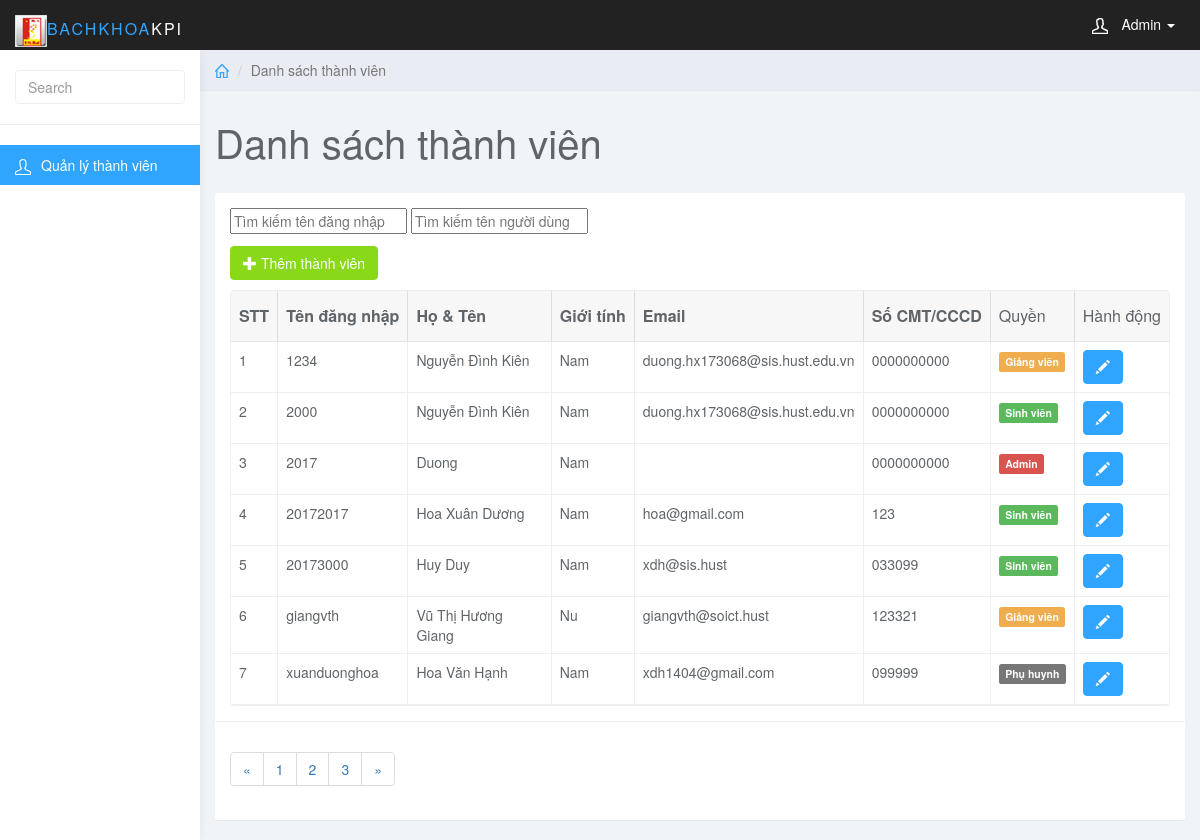
/admin/user.php (signed in), run on the app's committed database.
### tables this page shows
CREATE TABLE `users` (
  `username` varchar(20) NOT NULL,
  `name` varchar(50) NOT NULL,
  `gioitinh` varchar(6) NOT NULL,
  `email` varchar(50) NOT NULL,
  `cmt` varchar(20) NOT NULL,
  `password` varchar(50) NOT NULL,
  `level` tinyint(11) NOT NULL
);

### admin/user.php (the view, shortened to what this page needs)
<!DOCTYPE html>
<html>
<head>
<link href="css/bootstrap.min.css" rel="stylesheet">
<link href="css/datepicker3.css" rel="stylesheet">
<link href="css/bootstrap-table.css" rel="stylesheet">
<link href="css/styles.css" rel="stylesheet">
</head>
<body>
     <?php
	 require_once("../lib/connection.php");?>
	 <nav class="navbar navbar-inverse navbar-fixed-top" role="navigation">
                <div class="container-fluid">
                    <div class="navbar-header">
                        <a class="navbar-brand" href="#"><span><img id="main_text_header_ctl00" src="../images/bk.ico" alt="" style="height:32px;width:32px;">BachKhoa</span>KPI</a>
                        <ul class="user-menu">
                            <li class="dropdown pull-right">
                                <a href="#" class="dropdown-toggle" data-toggle="dropdown"><svg class="glyph stroked male-user"><use xlink:href="#stroked-male-user"></use></svg> Admin <span class="caret"></span></a>
                            </li>
                        </ul>
                    </div>
                </div>
            </nav>
	<div id="sidebar-collapse" class="col-sm-3 col-lg-2 sidebar">
		<form role="search">
			<div class="form-group">
				<input type="text" class="form-control" placeholder="Search">
			</div>
		</form>
		<ul class="nav menu">
			<li class="active"><a href="thanhvien.html"><svg class="glyph stroked male user "><use xlink:href="#stroked-male-user"/></svg>Quản lý thành viên</a></li>
		</ul>
	</div>
	<div class="col-sm-9 col-sm-offset-3 col-lg-10 col-lg-offset-2 main">
		<div class="row">
			<ol class="breadcrumb">
                <li><a href="quan_ly_thanh_vien.php"><svg class="glyph stroked home"><use xlink:href="#stroked-home"></use></svg></a></li>
              <li class="active">Danh sách thành viên</li>
			</ol>
		</div>
		<div class="row">
			<div class="col-lg-12">
				<h1 class="page-header">Danh sách thành viên</h1>
			</div>
		</div>
		<div id="toolbar" class="btn-group">
            <a href="add_user.php" class="btn btn-success">
                <i class="glyphicon glyphicon-plus"></i> Thêm thành viên
            </a>
        </div>
		<div class="row">
			<div class="col-lg-12">
				<div class="panel panel-default">
					<div class="panel-body">
					<div><input type="text" id="myInput" onkeyup="myFunction()" placeholder="Tìm kiếm tên đăng nhập">
	 <input type="text" id="myInputHT" onkeyup="myFunctionHT()" placeholder="Tìm kiếm tên người dùng"></div>
                        <table id="myTable"
                            data-toolbar="#toolbar"
                            data-toggle="table">
						    <thead>
						    <tr>
						        <th data-field="id" data-sortable="true"><b>STT</b></th>
								<th data-field="username" data-sortable="true"><b>Tên đăng nhập</b></th>
						        <th data-field="name"  data-sortable="true"><b>Họ & Tên</b></th>
								<th data-field="gioitinh" data-sortable="true"><b>Giới tính</b></th>
                                <th data-field="email" data-sortable="true"><b>Email</b></th>
								<th data-field="cmt" data-sortable="true"><b>Số CMT/CCCD</b></th>
                                <th>Quyền</th>
                                <th>Hành động</th>
						    </tr>
                            </thead>
                            <tbody>
							<?php
            $stt = 1 ;
            $sql = "SELECT * FROM users";
            $query = mysqli_query($conn,$sql);
            while ($data = mysqli_fetch_array($query)) {
          ?>
            <tr>
              <td scope="row"><?php echo $stt++ ?></td>
              <td><?php echo $data["username"]; ?></td>
              <td><?php echo $data["name"]; ?></td>
			  <td><?php echo $data["gioitinh"]; ?></td>
              <td><?php echo $data["email"]; ?></td>
			  <td><?php echo $data["cmt"]; ?></td>
              <td>
                <?php
                    switch ($data["level"]) {
						case 1: ?>
					<span class="label label-danger">Admin</span>
                      <?php break;
                    case 2:
					?>
					<span class="label label-success">Sinh viên</span>
					<?php break;
                     case 3:
                     ?>
					<span class="label label-default">Phụ huynh</span>
					<?php break;
					case 4:?>
					<span class="label label-warning">Giảng viên</span>
					<?php
					}
                ?>
              </td>
			  <td class="form-group">
                                        <a href="chinh-sua-thanh-vien.php?username=<?php echo $data["username"]; ?>" class="btn btn-primary"><i class="glyphicon glyphicon-pencil"></i></a>
			</td><?php }?>
            </tr>
          </tbody>
						</table>
                    </div>
                    <div class="panel-footer">
                        <nav aria-label="Page navigation example">
                            <ul class="pagination">
                                <li class="page-item"><a class="page-link" href="#">&laquo;</a></li>
                                <li class="page-item"><a class="page-link" href="#">1</a></li>
                                <li class="page-item"><a class="page-link" href="#">2</a></li>
                                <li class="page-item"><a class="page-link" href="#">3</a></li>
                                <li class="page-item"><a class="page-link" href="#">&raquo;</a></li>
                            </ul>
                        </nav>
                    </div>
				</div>
			</div>
		</div>
	</div>
</body>
</html>

### admin/css/styles.css (style rules this page uses)
body { background: #f1f4f7; padding-top: 50px; color: #5f6468; }
a, a:hover, a:focus { color: #30a5ff; }
h1, h2, h3, h4, h5, h6 { color: #5f6468; }
h1 { font-weight: 300; font-size: 40px; }
.form-control { border: 1px solid #eee; box-shadow: none; }
.navbar-header .navbar-brand { color: #fff; font-size: 16px; text-transform: uppercase; font-weight: 500; letter-spacing: 2px; }
.navbar-header .navbar-brand span { color: #30a5ff; }
.btn-primary, .btn-primary:hover, .btn-primary:focus, .btn-primary:active, .btn-primary.active, .open > .dropdown-toggle.btn-primary, .btn-primary.disabled, .btn-primary[disabled], fieldset[disabled] .btn-primary, .btn-primary.disabled:hover, .btn-primary[disabled]:hover, fieldset[disabled] .btn-primary:hover, .btn-primary.disabled:focus, .btn-primary[disabled]:focus, fieldset[disabled] .btn-primary:focus, .btn-primary.disabled:active, .btn-primary[disabled]:active, fieldset[disabled] .btn-primary:active, .btn-primary.disabled.active, .btn-primary[disabled].active, fieldset[disabled] .btn-primary.active { background-color: #30a5ff; border-color: #30a5ff; }
.btn-success, .btn-success:hover, .btn-success:focus, .btn-success:active, .btn-success.active, .open > .dropdown-toggle.btn-success, .btn-success.disabled, .btn-success[disabled], fieldset[disabled] .btn-success, .btn-success.disabled:hover, .btn-success[disabled]:hover, fieldset[disabled] .btn-success:hover, .btn-success.disabled:focus, .btn-success[disabled]:focus, fieldset[disabled] .btn-success:focus, .btn-success.disabled:active, .btn-success[disabled]:active, fieldset[disabled] .btn-success:active, .btn-success.disabled.active, .btn-success[disabled].active, fieldset[disabled] .btn-success.active { background-color: #8ad919; border-color: #8ad919; }
.panel { border: 0; }
.panel-footer { background: #fff; border-top: 1px solid #eee; }
.navbar { border: 0; }
.user-menu { display: inline-block; margin-top: 14px; margin-right: 10px; float: right; list-style: none; padding: 0; }
.user-menu a { color: #fff; }
.sidebar { display: block; background-color: #fff; padding: 0; display: none; }
.sidebar form { padding: 20px 15px 5px 15px; border-bottom: 1px solid #eee; margin-bottom: 20px; }
@media (min-width: 768px) { .sidebar { display: block; position: fixed; top: 50px; bottom: 0; left: 0; z-index: 1000; display: block; margin: 0; padding: 0; overflow-x: hidden; overflow-y: auto; background-color: #fff; box-shadow: 1px 0px 10px rgba(0, 0, 0, .05); } }
@media (min-width: 768px) { .navbar-header { width: 100%; } }
.sidebar ul.nav .active a, .sidebar ul.nav li.parent a.active, .sidebar ul.nav .active > a:hover, .sidebar ul.nav li.parent a.active:hover, .sidebar ul.nav .active > a:focus, .sidebar ul.nav li.parent a.active:focus { color: #fff; background-color: #30a5ff; }
.breadcrumb { border-radius: 0; padding: 10px 15px; background: #e9ecf2; box-shadow: 0 1px 1px rgba(0, 0, 0, .05); margin: 0 ; }
h1.page-header { margin-top: 30px; border-bottom: 0; }
.table { background: #fff; }
.sidebar .glyph, .user-menu .glyph { height: 16px; width: 16px; margin: 0 10px 0 0; stroke-width: 3px; }
.user-menu .glyph { stroke-width: 4px; }
.breadcrumb .glyph { height: 14px; width: 14px; margin: -2px 0 0 0; stroke-width: 4px; }

### data on the page
users: username "1234", name "Nguyễn Đình Kiên", gioitinh "Nam", email "duong.hx173068@sis.hust.edu.vn", cmt "0000000000", level "Giảng viên"
users: username "2000", name "Nguyễn Đình Kiên", gioitinh "Nam", email "duong.hx173068@sis.hust.edu.vn", cmt "0000000000", level "Sinh viên"
users: username "2017", name "Duong", gioitinh "Nam", cmt "0000000000", level "Admin"
users: username "20172017", name "Hoa Xuân Dương", gioitinh "Nam", email "hoa@gmail.com", cmt "123", level "Sinh viên"
users: username "20173000", name "Huy Duy", gioitinh "Nam", email "xdh@sis.hust", cmt "033099", level "Sinh viên"
users: username "giangvth", name "Vũ Thị Hương Giang", gioitinh "Nu", email "giangvth@soict.hust", cmt "123321", level "Giảng viên"
users: username "xuanduonghoa", name "Hoa Văn Hạnh", gioitinh "Nam", email "xdh1404@gmail.com", cmt "099999", level "Phụ huynh"
